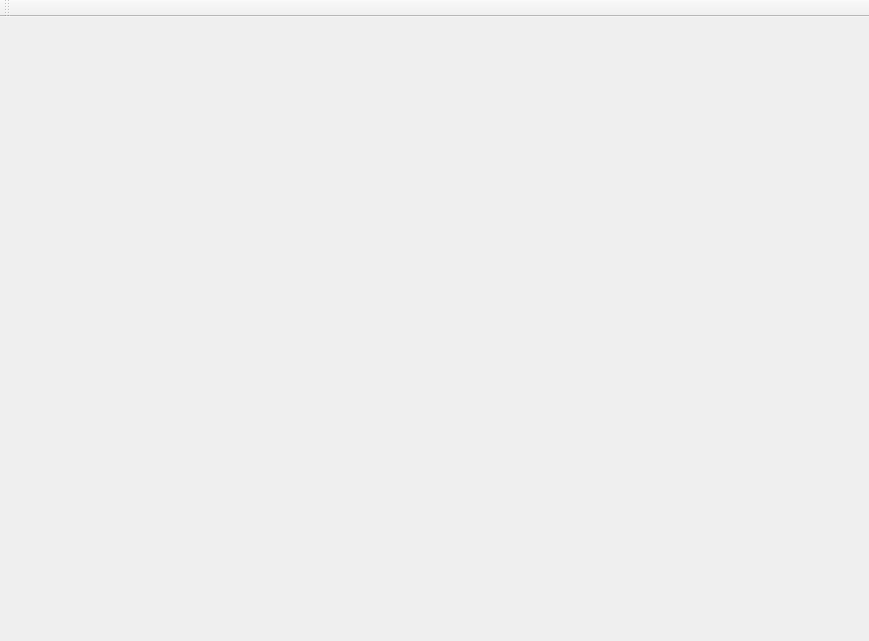
<?xml version="1.0" encoding="UTF-8"?>
<ui version="4.0">
 <class>MainWindow</class>
 <widget class="QMainWindow" name="MainWindow">
  <property name="geometry">
   <rect>
    <x>0</x>
    <y>0</y>
    <width>869</width>
    <height>641</height>
   </rect>
  </property>
  <property name="windowTitle">
   <string>MainWindow</string>
  </property>
  <widget class="QWidget" name="centralWidget">
   <layout class="QVBoxLayout" name="verticalLayout_2">
    <property name="spacing">
     <number>3</number>
    </property>
    <property name="leftMargin">
     <number>3</number>
    </property>
    <property name="topMargin">
     <number>3</number>
    </property>
    <property name="rightMargin">
     <number>3</number>
    </property>
    <property name="bottomMargin">
     <number>3</number>
    </property>
   </layout>
  </widget>
  <widget class="QMenuBar" name="menuBar">
   <property name="geometry">
    <rect>
     <x>0</x>
     <y>0</y>
     <width>869</width>
     <height>21</height>
    </rect>
   </property>
  </widget>
  <widget class="QToolBar" name="mainToolBar">
   <attribute name="toolBarArea">
    <enum>TopToolBarArea</enum>
   </attribute>
   <attribute name="toolBarBreak">
    <bool>false</bool>
   </attribute>
  </widget>
 </widget>
 <layoutdefault spacing="6" margin="11"/>
 <resources/>
 <connections/>
</ui>
